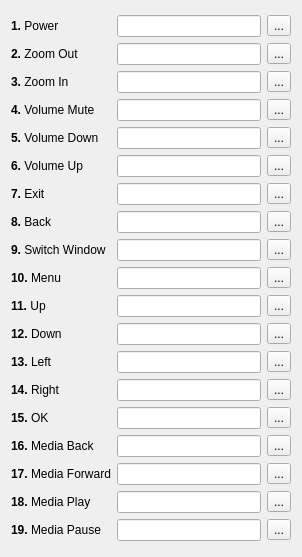
          <widget class="QWidget" name="scrollAreaWidgetContents">
           <property name="geometry">
            <rect>
             <x>0</x>
             <y>0</y>
             <width>302</width>
             <height>557</height>
            </rect>
           </property>
           <layout class="QGridLayout" name="gridLayout_9">
            <item row="0" column="0">
             <layout class="QGridLayout" name="gridLayout_8">
              <item row="5" column="0">
               <widget class="QLabel" name="label_15">
                <property name="text">
                 <string>&lt;html&gt;&lt;head/&gt;&lt;body&gt;&lt;p&gt;&lt;span style=&quot; font-weight:600;&quot;&gt;6.&lt;/span&gt; Volume Up&lt;/p&gt;&lt;/body&gt;&lt;/html&gt;</string>
                </property>
               </widget>
              </item>
              <item row="0" column="0">
               <widget class="QLabel" name="label_10">
                <property name="text">
                 <string>&lt;b&gt;1.&lt;/b&gt; Power</string>
                </property>
               </widget>
              </item>
              <item row="16" column="1">
               <widget class="QLineEdit" name="lineEdit_17"/>
              </item>
              <item row="13" column="0">
               <widget class="QLabel" name="label_23">
                <property name="text">
                 <string>&lt;html&gt;&lt;head/&gt;&lt;body&gt;&lt;p&gt;&lt;span style=&quot; font-weight:600;&quot;&gt;14.&lt;/span&gt; Right&lt;/p&gt;&lt;/body&gt;&lt;/html&gt;</string>
                </property>
               </widget>
              </item>
              <item row="5" column="1">
               <widget class="QLineEdit" name="lineEdit_6"/>
              </item>
              <item row="18" column="1">
               <widget class="QLineEdit" name="lineEdit_19"/>
              </item>
              <item row="17" column="0">
               <widget class="QLabel" name="label_27">
                <property name="text">
                 <string>&lt;html&gt;&lt;head/&gt;&lt;body&gt;&lt;p&gt;&lt;span style=&quot; font-weight:600;&quot;&gt;18.&lt;/span&gt; Media Play&lt;/p&gt;&lt;/body&gt;&lt;/html&gt;</string>
                </property>
               </widget>
              </item>
              <item row="4" column="1">
               <widget class="QLineEdit" name="lineEdit_5"/>
              </item>
              <item row="2" column="0">
               <widget class="QLabel" name="label_12">
                <property name="text">
                 <string>&lt;html&gt;&lt;head/&gt;&lt;body&gt;&lt;p&gt;&lt;span style=&quot; font-weight:600;&quot;&gt;3.&lt;/span&gt; Zoom In&lt;/p&gt;&lt;/body&gt;&lt;/html&gt;</string>
                </property>
               </widget>
              </item>
              <item row="18" column="0">
               <widget class="QLabel" name="label_28">
                <property name="text">
                 <string>&lt;html&gt;&lt;head/&gt;&lt;body&gt;&lt;p&gt;&lt;span style=&quot; font-weight:600;&quot;&gt;19.&lt;/span&gt; Media Pause&lt;/p&gt;&lt;/body&gt;&lt;/html&gt;</string>
                </property>
               </widget>
              </item>
              <item row="12" column="0">
               <widget class="QLabel" name="label_22">
                <property name="text">
                 <string>&lt;html&gt;&lt;head/&gt;&lt;body&gt;&lt;p&gt;&lt;span style=&quot; font-weight:600;&quot;&gt;13.&lt;/span&gt; Left&lt;/p&gt;&lt;/body&gt;&lt;/html&gt;</string>
                </property>
               </widget>
              </item>
              <item row="3" column="1">
               <widget class="QLineEdit" name="lineEdit_4"/>
              </item>
              <item row="4" column="0">
               <widget class="QLabel" name="label_14">
                <property name="text">
                 <string>&lt;html&gt;&lt;head/&gt;&lt;body&gt;&lt;p&gt;&lt;span style=&quot; font-weight:600;&quot;&gt;5.&lt;/span&gt; Volume Down&lt;/p&gt;&lt;/body&gt;&lt;/html&gt;</string>
                </property>
               </widget>
              </item>
              <item row="7" column="0">
               <widget class="QLabel" name="label_17">
                <property name="text">
                 <string>&lt;html&gt;&lt;head/&gt;&lt;body&gt;&lt;p&gt;&lt;span style=&quot; font-weight:600;&quot;&gt;8.&lt;/span&gt; Back&lt;/p&gt;&lt;/body&gt;&lt;/html&gt;</string>
                </property>
               </widget>
              </item>
              <item row="9" column="1">
               <widget class="QLineEdit" name="lineEdit_10"/>
              </item>
              <item row="7" column="1">
               <widget class="QLineEdit" name="lineEdit_8"/>
              </item>
              <item row="6" column="0">
               <widget class="QLabel" name="label_16">
                <property name="text">
                 <string>&lt;html&gt;&lt;head/&gt;&lt;body&gt;&lt;p&gt;&lt;span style=&quot; font-weight:600;&quot;&gt;7.&lt;/span&gt; Exit&lt;/p&gt;&lt;/body&gt;&lt;/html&gt;</string>
                </property>
               </widget>
              </item>
              <item row="8" column="1">
               <widget class="QLineEdit" name="lineEdit_9"/>
              </item>
              <item row="3" column="0">
               <widget class="QLabel" name="label_13">
                <property name="text">
                 <string>&lt;html&gt;&lt;head/&gt;&lt;body&gt;&lt;p&gt;&lt;span style=&quot; font-weight:600;&quot;&gt;4.&lt;/span&gt; Volume Mute&lt;/p&gt;&lt;/body&gt;&lt;/html&gt;</string>
                </property>
               </widget>
              </item>
              <item row="1" column="0">
               <widget class="QLabel" name="label_11">
                <property name="text">
                 <string>&lt;html&gt;&lt;head/&gt;&lt;body&gt;&lt;p&gt;&lt;span style=&quot; font-weight:600;&quot;&gt;2.&lt;/span&gt; Zoom Out&lt;/p&gt;&lt;/body&gt;&lt;/html&gt;</string>
                </property>
               </widget>
              </item>
              <item row="1" column="1">
               <widget class="QLineEdit" name="lineEdit_2"/>
              </item>
              <item row="15" column="0">
               <widget class="QLabel" name="label_25">
                <property name="text">
                 <string>&lt;html&gt;&lt;head/&gt;&lt;body&gt;&lt;p&gt;&lt;span style=&quot; font-weight:600;&quot;&gt;16.&lt;/span&gt; Media Back&lt;/p&gt;&lt;/body&gt;&lt;/html&gt;</string>
                </property>
               </widget>
              </item>
              <item row="2" column="1">
               <widget class="QLineEdit" name="lineEdit_3"/>
              </item>
              <item row="0" column="1">
               <widget class="QLineEdit" name="lineEdit_1"/>
              </item>
              <item row="16" column="0">
               <widget class="QLabel" name="label_26">
                <property name="text">
                 <string>&lt;html&gt;&lt;head/&gt;&lt;body&gt;&lt;p&gt;&lt;span style=&quot; font-weight:600;&quot;&gt;17.&lt;/span&gt; Media Forward&lt;/p&gt;&lt;/body&gt;&lt;/html&gt;</string>
                </property>
               </widget>
              </item>
              <item row="11" column="0">
               <widget class="QLabel" name="label_21">
                <property name="text">
                 <string>&lt;html&gt;&lt;head/&gt;&lt;body&gt;&lt;p&gt;&lt;span style=&quot; font-weight:600;&quot;&gt;12.&lt;/span&gt; Down&lt;/p&gt;&lt;/body&gt;&lt;/html&gt;</string>
                </property>
               </widget>
              </item>
              <item row="6" column="1">
               <widget class="QLineEdit" name="lineEdit_7"/>
              </item>
              <item row="13" column="1">
               <widget class="QLineEdit" name="lineEdit_14"/>
              </item>
              <item row="8" column="0">
               <widget class="QLabel" name="label_18">
                <property name="text">
                 <string>&lt;html&gt;&lt;head/&gt;&lt;body&gt;&lt;p&gt;&lt;span style=&quot; font-weight:600;&quot;&gt;9.&lt;/span&gt; Switch Window&lt;/p&gt;&lt;/body&gt;&lt;/html&gt;</string>
                </property>
               </widget>
              </item>
              <item row="11" column="1">
               <widget class="QLineEdit" name="lineEdit_12"/>
              </item>
              <item row="9" column="0">
               <widget class="QLabel" name="label_19">
                <property name="text">
                 <string>&lt;html&gt;&lt;head/&gt;&lt;body&gt;&lt;p&gt;&lt;span style=&quot; font-weight:600;&quot;&gt;10.&lt;/span&gt; Menu&lt;/p&gt;&lt;/body&gt;&lt;/html&gt;</string>
                </property>
               </widget>
              </item>
              <item row="15" column="1">
               <widget class="QLineEdit" name="lineEdit_16"/>
              </item>
              <item row="10" column="1">
               <widget class="QLineEdit" name="lineEdit_11"/>
              </item>
              <item row="10" column="0">
               <widget class="QLabel" name="label_20">
                <property name="text">
                 <string>&lt;html&gt;&lt;head/&gt;&lt;body&gt;&lt;p&gt;&lt;span style=&quot; font-weight:600;&quot;&gt;11.&lt;/span&gt; Up&lt;/p&gt;&lt;/body&gt;&lt;/html&gt;</string>
                </property>
               </widget>
              </item>
              <item row="12" column="1">
               <widget class="QLineEdit" name="lineEdit_13"/>
              </item>
              <item row="17" column="1">
               <widget class="QLineEdit" name="lineEdit_18"/>
              </item>
              <item row="14" column="1">
               <widget class="QLineEdit" name="lineEdit_15"/>
              </item>
              <item row="14" column="0">
               <widget class="QLabel" name="label_24">
                <property name="text">
                 <string>&lt;html&gt;&lt;head/&gt;&lt;body&gt;&lt;p&gt;&lt;span style=&quot; font-weight:600;&quot;&gt;15.&lt;/span&gt; OK&lt;/p&gt;&lt;/body&gt;&lt;/html&gt;</string>
                </property>
               </widget>
              </item>
              <item row="0" column="2">
               <widget class="QToolButton" name="resetButton_1">
                <property name="toolTip">
                 <string>Reset default</string>
                </property>
                <property name="text">
                 <string>...</string>
                </property>
                <property name="icon">
                 <iconset resource="icons/icons.qrc">
                  <normaloff>:/settings/revert</normaloff>:/settings/revert</iconset>
                </property>
               </widget>
              </item>
              <item row="1" column="2">
               <widget class="QToolButton" name="resetButton_2">
                <property name="toolTip">
                 <string>Reset default</string>
                </property>
                <property name="text">
                 <string>...</string>
                </property>
                <property name="icon">
                 <iconset resource="icons/icons.qrc">
                  <normaloff>:/settings/revert</normaloff>:/settings/revert</iconset>
                </property>
               </widget>
              </item>
              <item row="2" column="2">
               <widget class="QToolButton" name="resetButton_3">
                <property name="toolTip">
                 <string>Reset default</string>
                </property>
                <property name="text">
                 <string>...</string>
                </property>
                <property name="icon">
                 <iconset resource="icons/icons.qrc">
                  <normaloff>:/settings/revert</normaloff>:/settings/revert</iconset>
                </property>
               </widget>
              </item>
              <item row="3" column="2">
               <widget class="QToolButton" name="resetButton_4">
                <property name="toolTip">
                 <string>Reset default</string>
                </property>
                <property name="text">
                 <string>...</string>
                </property>
                <property name="icon">
                 <iconset resource="icons/icons.qrc">
                  <normaloff>:/settings/revert</normaloff>:/settings/revert</iconset>
                </property>
               </widget>
              </item>
              <item row="4" column="2">
               <widget class="QToolButton" name="resetButton_5">
                <property name="toolTip">
                 <string>Reset default</string>
                </property>
                <property name="text">
                 <string>...</string>
                </property>
                <property name="icon">
                 <iconset resource="icons/icons.qrc">
                  <normaloff>:/settings/revert</normaloff>:/settings/revert</iconset>
                </property>
               </widget>
              </item>
              <item row="5" column="2">
               <widget class="QToolButton" name="resetButton_6">
                <property name="toolTip">
                 <string>Reset default</string>
                </property>
                <property name="text">
                 <string>...</string>
                </property>
                <property name="icon">
                 <iconset resource="icons/icons.qrc">
                  <normaloff>:/settings/revert</normaloff>:/settings/revert</iconset>
                </property>
               </widget>
              </item>
              <item row="6" column="2">
               <widget class="QToolButton" name="resetButton_7">
                <property name="toolTip">
                 <string>Reset default</string>
                </property>
                <property name="text">
                 <string>...</string>
                </property>
                <property name="icon">
                 <iconset resource="icons/icons.qrc">
                  <normaloff>:/settings/revert</normaloff>:/settings/revert</iconset>
                </property>
               </widget>
              </item>
              <item row="7" column="2">
               <widget class="QToolButton" name="resetButton_8">
                <property name="toolTip">
                 <string>Reset default</string>
                </property>
                <property name="text">
                 <string>...</string>
                </property>
                <property name="icon">
                 <iconset resource="icons/icons.qrc">
                  <normaloff>:/settings/revert</normaloff>:/settings/revert</iconset>
                </property>
               </widget>
              </item>
              <item row="8" column="2">
               <widget class="QToolButton" name="resetButton_9">
                <property name="toolTip">
                 <string>Reset default</string>
                </property>
                <property name="text">
                 <string>...</string>
                </property>
                <property name="icon">
                 <iconset resource="icons/icons.qrc">
                  <normaloff>:/settings/revert</normaloff>:/settings/revert</iconset>
                </property>
               </widget>
              </item>
              <item row="9" column="2">
               <widget class="QToolButton" name="resetButton_10">
                <property name="toolTip">
                 <string>Reset default</string>
                </property>
                <property name="text">
                 <string>...</string>
                </property>
                <property name="icon">
                 <iconset resource="icons/icons.qrc">
                  <normaloff>:/settings/revert</normaloff>:/settings/revert</iconset>
                </property>
               </widget>
              </item>
              <item row="10" column="2">
               <widget class="QToolButton" name="resetButton_11">
                <property name="toolTip">
                 <string>Reset default</string>
                </property>
                <property name="text">
                 <string>...</string>
                </property>
                <property name="icon">
                 <iconset resource="icons/icons.qrc">
                  <normaloff>:/settings/revert</normaloff>:/settings/revert</iconset>
                </property>
               </widget>
              </item>
              <item row="11" column="2">
               <widget class="QToolButton" name="resetButton_12">
                <property name="toolTip">
                 <string>Reset default</string>
                </property>
                <property name="text">
                 <string>...</string>
                </property>
                <property name="icon">
                 <iconset resource="icons/icons.qrc">
                  <normaloff>:/settings/revert</normaloff>:/settings/revert</iconset>
                </property>
               </widget>
              </item>
              <item row="12" column="2">
               <widget class="QToolButton" name="resetButton_13">
                <property name="toolTip">
                 <string>Reset default</string>
                </property>
                <property name="text">
                 <string>...</string>
                </property>
                <property name="icon">
                 <iconset resource="icons/icons.qrc">
                  <normaloff>:/settings/revert</normaloff>:/settings/revert</iconset>
                </property>
               </widget>
              </item>
              <item row="13" column="2">
               <widget class="QToolButton" name="resetButton_14">
                <property name="toolTip">
                 <string>Reset default</string>
                </property>
                <property name="text">
                 <string>...</string>
                </property>
                <property name="icon">
                 <iconset resource="icons/icons.qrc">
                  <normaloff>:/settings/revert</normaloff>:/settings/revert</iconset>
                </property>
               </widget>
              </item>
              <item row="14" column="2">
               <widget class="QToolButton" name="resetButton_15">
                <property name="toolTip">
                 <string>Reset default</string>
                </property>
                <property name="text">
                 <string>...</string>
                </property>
                <property name="icon">
                 <iconset resource="icons/icons.qrc">
                  <normaloff>:/settings/revert</normaloff>:/settings/revert</iconset>
                </property>
               </widget>
              </item>
              <item row="15" column="2">
               <widget class="QToolButton" name="resetButton_16">
                <property name="toolTip">
                 <string>Reset default</string>
                </property>
                <property name="text">
                 <string>...</string>
                </property>
                <property name="icon">
                 <iconset resource="icons/icons.qrc">
                  <normaloff>:/settings/revert</normaloff>:/settings/revert</iconset>
                </property>
               </widget>
              </item>
              <item row="16" column="2">
               <widget class="QToolButton" name="resetButton_17">
                <property name="toolTip">
                 <string>Reset default</string>
                </property>
                <property name="text">
                 <string>...</string>
                </property>
                <property name="icon">
                 <iconset resource="icons/icons.qrc">
                  <normaloff>:/settings/revert</normaloff>:/settings/revert</iconset>
                </property>
               </widget>
              </item>
              <item row="17" column="2">
               <widget class="QToolButton" name="resetButton_18">
                <property name="toolTip">
                 <string>Reset default</string>
                </property>
                <property name="text">
                 <string>...</string>
                </property>
                <property name="icon">
                 <iconset resource="icons/icons.qrc">
                  <normaloff>:/settings/revert</normaloff>:/settings/revert</iconset>
                </property>
               </widget>
              </item>
              <item row="18" column="2">
               <widget class="QToolButton" name="resetButton_19">
                <property name="toolTip">
                 <string>Reset default</string>
                </property>
                <property name="text">
                 <string>...</string>
                </property>
                <property name="icon">
                 <iconset resource="icons/icons.qrc">
                  <normaloff>:/settings/revert</normaloff>:/settings/revert</iconset>
                </property>
               </widget>
              </item>
             </layout>
            </item>
           </layout>
          </widget>
